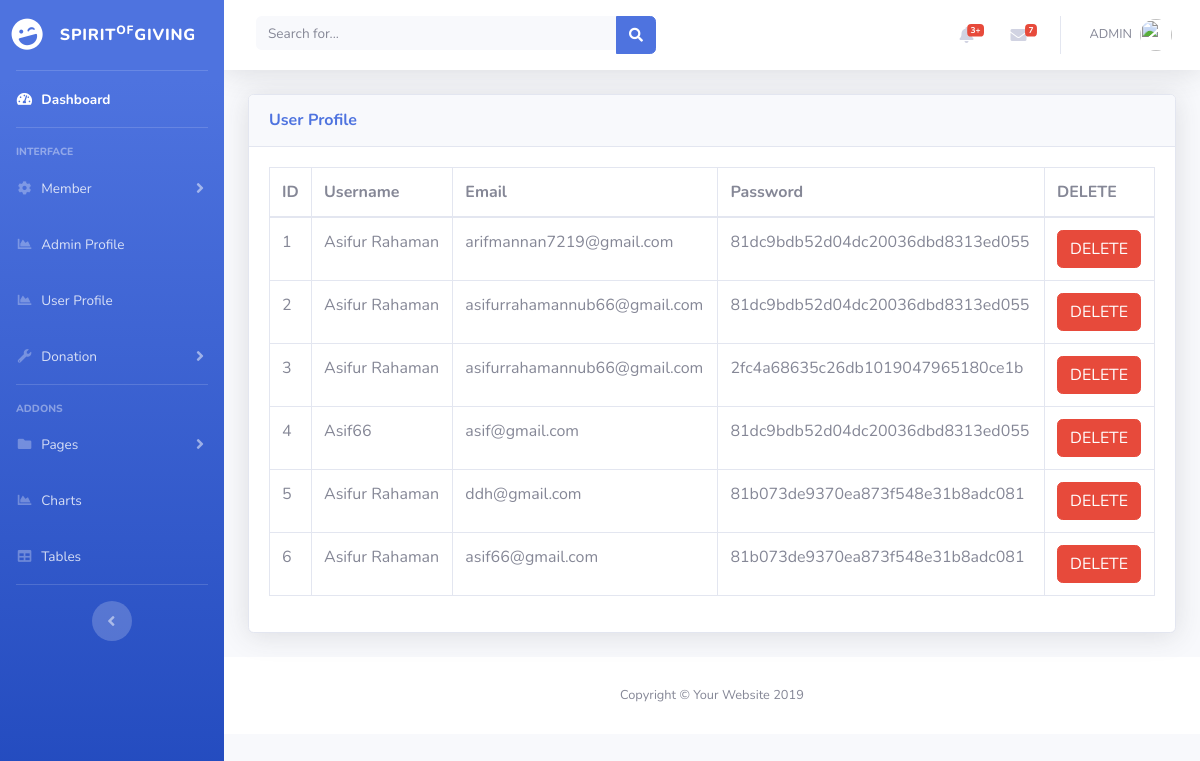
Screenshot of /admin/user.php with the database file from the repository.
### tables this page shows
CREATE TABLE `user` (
  `ID` int(11) NOT NULL,
  `name` varchar(255) NOT NULL,
  `email` varchar(255) NOT NULL,
  `password` varchar(255) NOT NULL
);

### admin/user.php (the view, shortened to what this page needs)
<?php
include('includes/header.php');
include('includes/navbar.php');
$con = mysqli_connect('localhost','root','','charity');
?>
<div class="container-fluid">
    <div class="card shadow mb-4">
        <div class="card-header py-3">
            <h6 class="m-0 font-weight-bold text-primary">User Profile</h6>
        </div>
        <div class="card-body">
            <div class="table-responsive">
            <?php
                $sql = "SELECT * FROM `user`";
                $result = mysqli_query($con, $sql);
            ?>
                <table class="table table-bordered" id="dataTable" width="100%" cellspacing="0">
                    <thead>
                        <tr>
                            <th> ID </th>
                            <th> Username </th>
                            <th>Email </th>
                            <th>Password</th>
                            <th>DELETE</th>
                        </tr>
                    </thead>
                    <tbody>
                        <?php
                        if(mysqli_num_rows($result) > 0)
                        {
                            while($row = mysqli_fetch_assoc($result))
                            {
                        ?>
                            <tr>
                                <td><?php  echo $row['ID']; ?></td>
                                <td><?php  echo $row['name']; ?></td>
                                <td><?php  echo $row['email']; ?></td>
                                <td><?php  echo $row['password']; ?></td>
                                <td>
                                    <form action="user.php" method="post">
                                        <button type="submit" name="delete_btn" class="btn btn-danger"> DELETE</button>
                                    </form>
                                </td>
                            </tr>
                        <?php
                            }
                        }
                        else {
                            echo "No Record Found";
                        }
                        ?>
                    </tbody>
                </table>
            </div>
        </div>
    </div>
</div>
<?php
include('includes/footer.php');
?>

### admin/includes/header.php (shortened to what this page needs)
<!DOCTYPE html>
<html lang="en">
<head>
  <link href="vendor/fontawesome-free/css/all.min.css" rel="stylesheet" type="text/css">
  <link href="css/sb-admin-2.min.css" rel="stylesheet">
</head>
<body id="page-top">
  <div id="wrapper">

### admin/includes/navbar.php (shortened to what this page needs)
   <ul class="navbar-nav bg-gradient-primary sidebar sidebar-dark accordion" id="accordionSidebar">
<a class="sidebar-brand d-flex align-items-center justify-content-center" href="index.php">
  <div class="sidebar-brand-icon rotate-n-15">
    <i class="fas fa-laugh-wink"></i>
  </div>
  <div class="sidebar-brand-text mx-3">Spirit<sup>of</sup>Giving</div>
</a>
<hr class="sidebar-divider my-0">
<li class="nav-item active">
  <a class="nav-link" href="index.php">
    <i class="fas fa-fw fa-tachometer-alt"></i>
    <span>Dashboard</span></a>
</li>
<hr class="sidebar-divider">
<div class="sidebar-heading">
  Interface
</div>
<li class="nav-item">
  <a class="nav-link collapsed" href="#" data-toggle="collapse" data-target="#collapseTwo" aria-expanded="true" aria-controls="collapseTwo">
    <i class="fas fa-fw fa-cog"></i>
    <span>Member</span>
  </a>
</li>
<li class="nav-item">
  <a class="nav-link" href="register.php">
    <i class="fas fa-fw fa-chart-area"></i>
    <span>Admin Profile</span></a>
</li>
<li class="nav-item">
  <a class="nav-link" href="user.php">
    <i class="fas fa-fw fa-chart-area"></i>
    <span>User Profile</span></a>
</li>
<li class="nav-item">
  <a class="nav-link collapsed" href="#" data-toggle="collapse" data-target="#collapseUtilities" aria-expanded="true" aria-controls="collapseUtilities">
    <i class="fas fa-fw fa-wrench"></i>
    <span>Donation</span>
  </a>
</li>
<hr class="sidebar-divider">
<div class="sidebar-heading">
  Addons
</div>
<li class="nav-item">
  <a class="nav-link collapsed" href="#" data-toggle="collapse" data-target="#collapsePages" aria-expanded="true" aria-controls="collapsePages">
    <i class="fas fa-fw fa-folder"></i>
    <span>Pages</span>
  </a>
</li>
<li class="nav-item">
  <a class="nav-link" href="charts.html">
    <i class="fas fa-fw fa-chart-area"></i>
    <span>Charts</span></a>
</li>
<li class="nav-item">
  <a class="nav-link" href="tables.html">
    <i class="fas fa-fw fa-table"></i>
    <span>Tables</span></a>
</li>
<hr class="sidebar-divider d-none d-md-block">
<div class="text-center d-none d-md-inline">
  <button class="rounded-circle border-0" id="sidebarToggle"></button>
</div>
</ul>
    <div id="content-wrapper" class="d-flex flex-column">
      <div id="content">
        <nav class="navbar navbar-expand navbar-light bg-white topbar mb-4 static-top shadow">
          <form class="d-none d-sm-inline-block form-inline mr-auto ml-md-3 my-2 my-md-0 mw-100 navbar-search">
            <div class="input-group">
              <input type="text" class="form-control bg-light border-0 small" placeholder="Search for..." aria-label="Search" aria-describedby="basic-addon2">
              <div class="input-group-append">
                <button class="btn btn-primary" type="button">
                  <i class="fas fa-search fa-sm"></i>
                </button>
              </div>
            </div>
          </form>
          <ul class="navbar-nav ml-auto">
            <li class="nav-item dropdown no-arrow mx-1">
              <a class="nav-link dropdown-toggle" href="#" id="alertsDropdown" role="button" data-toggle="dropdown" aria-haspopup="true" aria-expanded="false">
                <i class="fas fa-bell fa-fw"></i>
                <span class="badge badge-danger badge-counter">3+</span>
              </a>
            </li>
            <li class="nav-item dropdown no-arrow mx-1">
              <a class="nav-link dropdown-toggle" href="#" id="messagesDropdown" role="button" data-toggle="dropdown" aria-haspopup="true" aria-expanded="false">
                <i class="fas fa-envelope fa-fw"></i>
                <span class="badge badge-danger badge-counter">7</span>
              </a>
            </li>
            <li class="nav-item dropdown no-arrow">
              <a class="nav-link dropdown-toggle" href="#" id="userDropdown" role="button" data-toggle="dropdown" aria-haspopup="true" aria-expanded="false">
                <span class="mr-2 d-none d-lg-inline text-gray-600 small">
               ADMIN
                </span>
                <img class="img-profile rounded-circle" src="https://source.unsplash.com/QAB-WJcbgJk/60x60">
              </a>
            </li>
          </ul>
        </nav>

### admin/includes/footer.php
      <footer class="sticky-footer bg-white">
        <div class="container my-auto">
          <div class="copyright text-center my-auto">
            <span>Copyright &copy; Your Website 2019</span>
          </div>
        </div>
      </footer>
      </div>
      </div>
    </div>
</body>
</html>

### rows the page displays
user: ID "1", name "Asifur Rahaman", email "arifmannan7219@gmail.com", password "81dc9bdb52d04dc20036dbd8313ed055"
user: ID "2", name "Asifur Rahaman", email "asifurrahamannub66@gmail.com", password "81dc9bdb52d04dc20036dbd8313ed055"
user: ID "3", name "Asifur Rahaman", email "asifurrahamannub66@gmail.com", password "2fc4a68635c26db1019047965180ce1b"
user: ID "4", name "Asif66", email "asif@gmail.com", password "81dc9bdb52d04dc20036dbd8313ed055"
user: ID "5", name "Asifur Rahaman", email "ddh@gmail.com", password "81b073de9370ea873f548e31b8adc081"
user: ID "6", name "Asifur Rahaman", email "asif66@gmail.com", password "81b073de9370ea873f548e31b8adc081"
